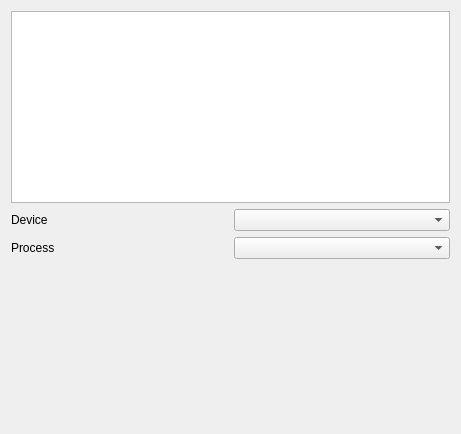
<?xml version="1.0" encoding="UTF-8"?>
<ui version="4.0">
 <class>FormCreateDataAnalysis</class>
 <widget class="QWidget" name="FormCreateDataAnalysis">
  <property name="geometry">
   <rect>
    <x>0</x>
    <y>0</y>
    <width>461</width>
    <height>434</height>
   </rect>
  </property>
  <property name="windowTitle">
   <string>Form</string>
  </property>
  <layout class="QGridLayout" name="gridLayout">
   <item row="2" column="0">
    <layout class="QHBoxLayout" name="horizontalLayout_2">
     <item>
      <widget class="QLabel" name="label_2">
       <property name="text">
        <string>Process</string>
       </property>
      </widget>
     </item>
     <item>
      <widget class="QComboBox" name="comboBox_Process"/>
     </item>
    </layout>
   </item>
   <item row="1" column="0">
    <layout class="QHBoxLayout" name="horizontalLayout">
     <item>
      <widget class="QLabel" name="label">
       <property name="text">
        <string>Device</string>
       </property>
      </widget>
     </item>
     <item>
      <widget class="QComboBox" name="comboBox_Device"/>
     </item>
    </layout>
   </item>
   <item row="0" column="0">
    <widget class="QTextBrowser" name="textBrowser"/>
   </item>
   <item row="3" column="0">
    <spacer name="verticalSpacer">
     <property name="orientation">
      <enum>Qt::Vertical</enum>
     </property>
     <property name="sizeHint" stdset="0">
      <size>
       <width>20</width>
       <height>40</height>
      </size>
     </property>
    </spacer>
   </item>
  </layout>
 </widget>
 <resources/>
 <connections/>
</ui>
